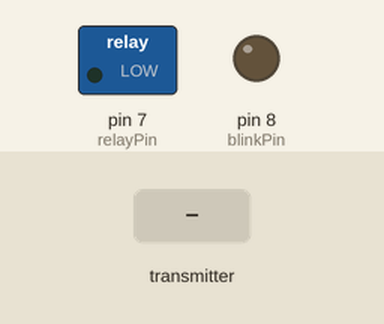
This sketch was run on a simulated Arduino Uno, built with avr-gcc and run on an emulated ATmega328P. Parts: switched loads named in the sketch (green lamp = pin HIGH), output pins drawn as LEDs (lit = HIGH). The test bench sets the inputs (shaded band). No radio packets arrive unless stated; what the sketch prints to the serial monitor is not drawn.

Above: at 1.2 s.
1.3 s: the transmitter starts sending id = 0
Timing chart, 0 to 31.5 s (numbered marks = the images above; inputs shaded):
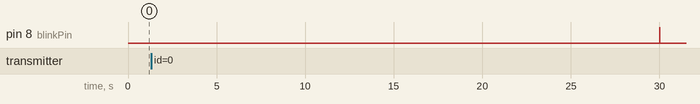

The sketch:

arduino.ino
```cpp
#include <SPI.h>
#include "nRF24L01.h"
#include "RF24.h"
#include "printf.h"
#include "noderemote.h"

// Set up nRF24L01 radio on SPI bus plus pins 9 & 10
RF24 radio(9, 10);

#define ID 1

int duty = RELAY_DUINO;
int blinkPin = 8;
int relayPin = 7;

boolean timePassed;
unsigned long time;
long heartbeatInterval = 30000;

void initSelf()
{
    switch (duty)
    {
    case TEMP_DUINO:
        analogReference(INTERNAL);
        break;
    case RELAY_DUINO:
    case GENERAL_DUINO:
    case MOTION_DUINO:
    default:
        break;
    }

    Packet packet;
    packet.id = ID;
    packet.action = HEARTBEAT;
    packet.extra = 0;
    packet.type = duty;
    sendCallback(packet);
}

void setup(void)
{
    Serial.begin(9600);
    printf_begin();
    printf("\nRemote Switch Arduino\n\r");

    pinMode(blinkPin, OUTPUT);
    pinMode(relayPin, OUTPUT);
    digitalWrite(relayPin, LOW);

    time = millis();

    // Setup and configure rf radio
    radio.begin();
    radio.setRetries(15, 15);

    radio.openWritingPipe(pipes[ID]);
    radio.openReadingPipe(1, pipes[ID]);

    radio.startListening();
    radio.printDetails();

    initSelf();
}

void sendCallback(Packet callback)
{
    // First, stop listening so we can talk
    radio.stopListening();

    // Send the final one back.
    radio.write(&callback, sizeof(callback));
    printf("Sent response.\n\r");

    // Now, resume listening so we catch the next packets.
    radio.startListening();
}

void blink(int pin, long duration)
{
    digitalWrite(pin, HIGH); // turn the LED on (HIGH is the voltage level)
    delay(duration);         // wait for a second
    digitalWrite(pin, LOW);  // turn the LED off by making the voltage LOW
}

int getRelayState()
{
    boolean state = digitalRead(relayPin);
    return state == true ? 1 : 0;
}

void switchRelay(int state)
{
    if (state == 0)
    {
        // off
        digitalWrite(relayPin, LOW);
    }
    else if (state == 1)
    {
        // on
        digitalWrite(relayPin, HIGH);
    }
}

Packet handleAction(Packet packet)
{
    Packet handled;
    handled.id = packet.id;
    handled.action = packet.action;
    handled.type = duty;

    switch (packet.action)
    {
    case BLINK:
        blink(blinkPin, 1000);
        break;
    case RELAY_STATE:
        handled.extra = getRelayState();
        break;
    case RELAY_ON:
        // turn on relay
        switchRelay(1);
        handled.extra = getRelayState();
        break;
    case RELAY_OFF:
        // turn off relay
        switchRelay(0);
        handled.extra = getRelayState();
        break;
    case PING:
    default:
        handled.extra = 0;
        break;
    }

    return handled;
}

void loop(void)
{
    unsigned long now = millis();
    if (timePassed)
    {
        Packet packet;
        packet.id = ID;
        packet.action = HEARTBEAT;
        packet.extra = 0;
        packet.type = duty;
        blink(blinkPin, 10);
        sendCallback(packet);
        time = millis();
        timePassed = false;
    }
    else
    {
        if (time + heartbeatInterval < now)
        {
            timePassed = true;
        }
    }

    // if there is data ready
    if (radio.available())
    {
        // Dump the payloads until we've gotten everything
        unsigned short message;

        while (radio.available())
        {
            // Fetch the payload, and see if this was the last one.
            Packet packet;
            radio.read(&packet, sizeof(packet));

            // Spew it
            Serial.println(packet.action);

            Packet cb;

            cb = handleAction(packet);

            sendCallback(cb);

            delay(10);
        }
    }
}
```
